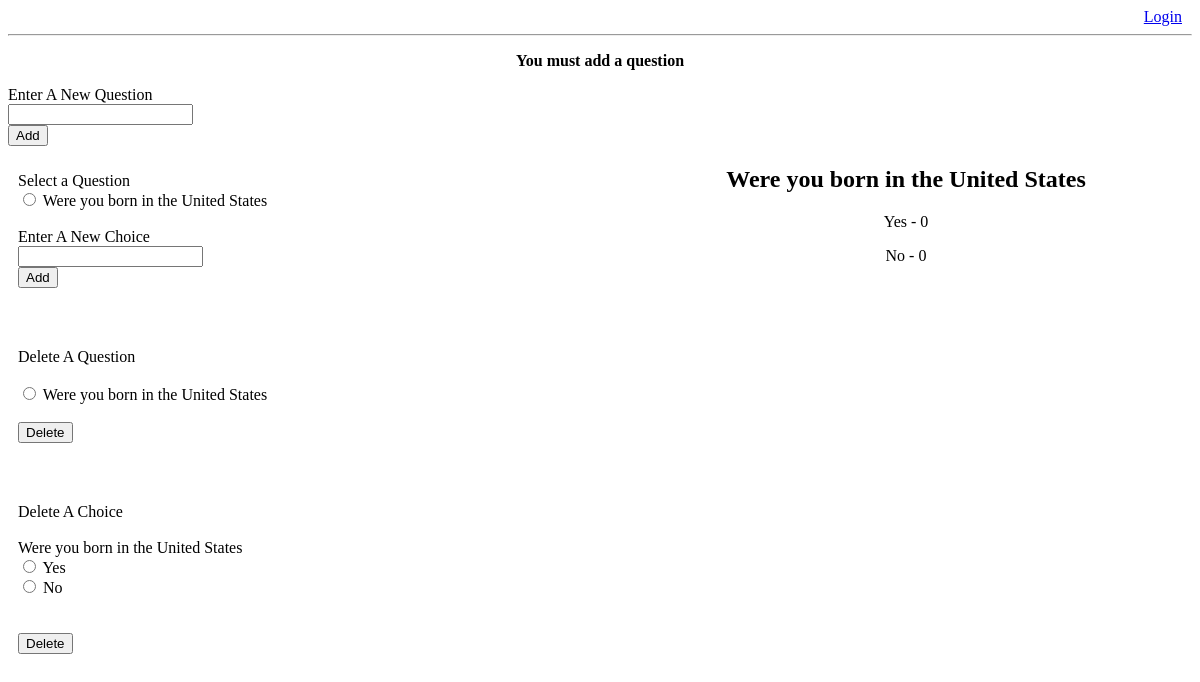
The app's page /questions/add_question/ with its own data.
### questions/models.py (models this page shows)
class Question(models.Model):
    question_text = models.CharField(max_length=200)
    has_voted_on = models.BooleanField(default=False)
    def __str__(self):
        return self.question_text

class Choice(models.Model):
    question = models.ForeignKey(Question, on_delete=models.CASCADE)
    choice_text = models.CharField(max_length=200)
    votes = models.IntegerField(default=0)
    def __str__(self):
        return self.choice_text

### questions/views.py (the view)
def addQuestion(request):
	try:
		Question.objects.create(question_text=request.POST['question'])
	except:
		question_list = Question.objects.all()
		choices = Choice.objects.all()
		context = {'questions': question_list, 'choices': choices, 'error_message': 'You must add a question'}
		return render(request, 'adminPage.html', context)
	return redirect('adminPage')

### questions/templates/adminPage.html (shortened to what this page needs)
{% extends 'base.html' %}
{% load static %}
{% block content %}
<link rel="stylesheet" type="text/css" href="{% static 'questions/style.css' %}" />
{% if error_message %}<p class='center'><strong>{{ error_message }}</strong></p>{% endif %}
<form action="/questions/add_question/" method="post" >
    <label>Enter A New Question</label><br>
    <input type="text" name="question">
    <br />
    <input type="submit" value="Add" />
</form>
{% if questions %}
<form action="/questions/add_choice/" method="post" class='adminForm'>
   <label>Select a Question</label><br>
   {% for question in questions %}
        <input type="radio" name="question" id="choice{{ forloop.counter }}" value="{{ question.id }}" />
        <label for="choice{{ forloop.counter }}">{{ question }}</label><br>
    {% endfor %}
    <br>
    <label>Enter A New Choice</label><br>
    <input type="text" name="choice">
    <br />
    <input type="submit" value="Add" />
</form>
<form action="/questions/delete_question/" method="post" class='adminForm'>
    <label>Delete A Question</label><br><br>
    {% for question in questions %}
        <input type="radio" name="question" id="choice{{ forloop.counter }}" value="{{ question.id }}" />
        <label for="choice{{ forloop.counter }}">{{ question }}</label><br />
    {% endfor %}
    <br />
    <input type="submit" value="Delete" />
</form>
<form action="/questions/delete_choice/" method="post" class='adminForm'>
   <label>Delete A Choice</label><br><br>
   {% for question in questions %}
        <label >{{ question }}</label><br>
        {% for choice in question.choice_set.all %}
            <input type="radio" name="choice" id="choice{{ forloop.counter }}" value="{{ choice.id }}" />
            <label for="choice{{ forloop.counter }}">{{ choice.choice_text }}</label><br>
        {% endfor %}<br>
    {% endfor %}
    <br>
    <input type="submit" value="Delete" />
</form>
    {% for question in questions %}
        <h2 class='center'>{{question}}</h2>
        {% for choice in choices %}
            {% if choice.question == question %}
                <ul class='center'>{{choice}} - {{choice.votes}}</ul>
            {% endif %}
        {% endfor %}
    {% endfor %}
{% else %}
    <h2 class='right'>There are currently no questions created.</h2>
{% endif %}
{% endblock %}

### questions/static/questions/style.css (style rules this page uses)
.center { text-align: center; }
.adminForm { margin-bottom: 40px; padding: 10px; width: 50%; float: left; }

### records on screen
Question: question_text "Were you born in the United States"
Choice: choice_text "Yes", votes "0"
Choice: choice_text "No", votes "0"

### other values on screen
{{ error_message }} "You must add a question"
